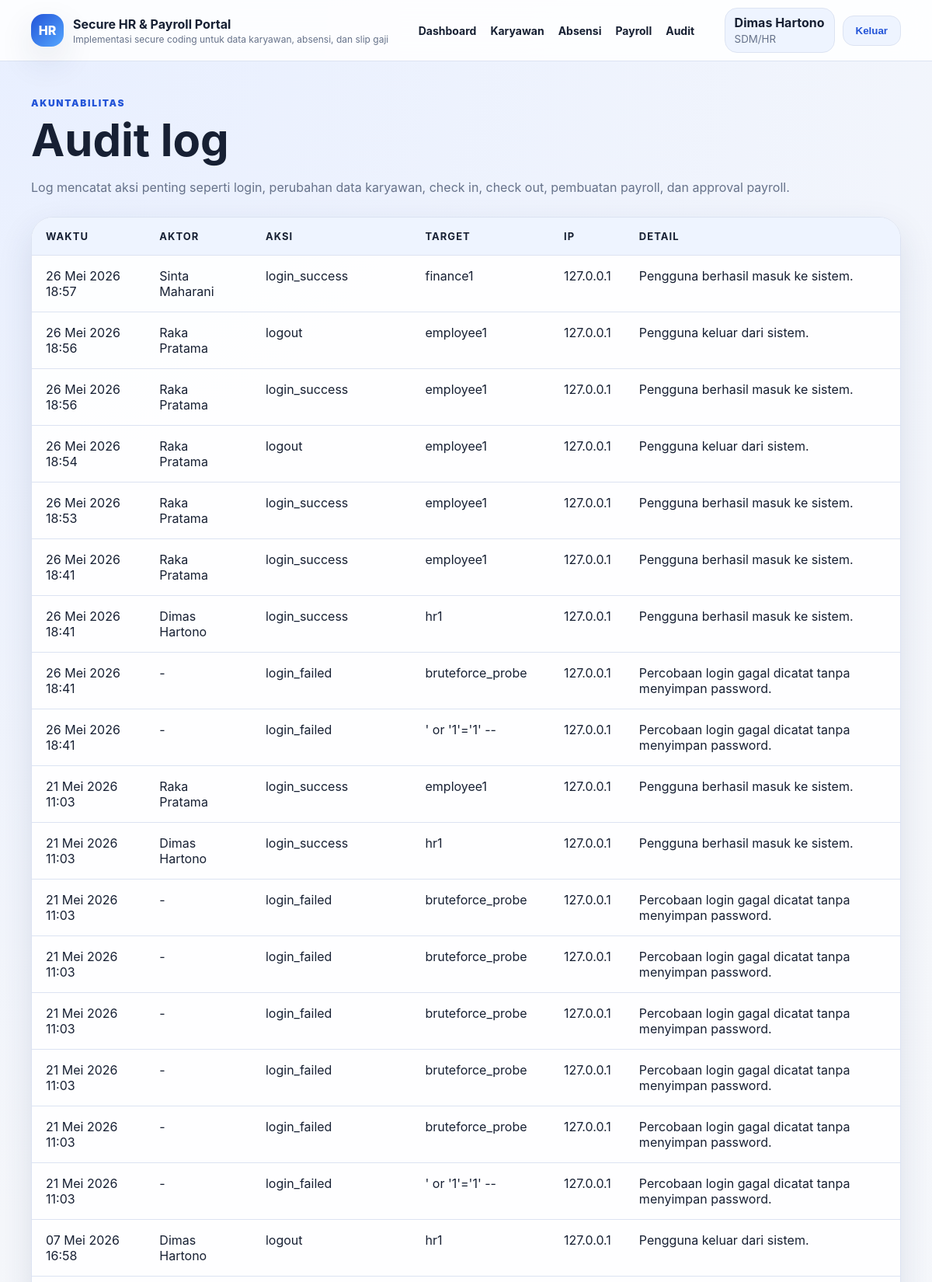
/audit/ (signed in, upper part), run on the app's committed database.
### accounts/models.py (models this page shows, shortened)
class User(AbstractUser):
    ROLE_EMPLOYEE = "employee"
    ROLE_MANAGER = "manager"
    ROLE_HR = "hr"
    ROLE_FINANCE = "finance"
    ROLE_ADMIN = "admin"
    ROLE_CHOICES = [
        (ROLE_EMPLOYEE, "Karyawan"),
        (ROLE_MANAGER, "Manajer Karyawan"),
        (ROLE_HR, "SDM/HR"),
        (ROLE_FINANCE, "Finance"),
        (ROLE_ADMIN, "Admin Sistem"),
    ]
    role = models.CharField(max_length=20, choices=ROLE_CHOICES, default=ROLE_EMPLOYEE)
    display_name = models.CharField(max_length=150, blank=True)
    @property
    def role_label(self) -> str:
        return dict(self.ROLE_CHOICES).get(self.role, self.role)

### core/models.py (models this page shows, shortened)
class AuditLog(models.Model):
    actor = models.ForeignKey(settings.AUTH_USER_MODEL, on_delete=models.SET_NULL, null=True, blank=True, related_name="audit_logs")
    action = models.CharField(max_length=120)
    target = models.CharField(max_length=120, blank=True)
    detail = models.TextField()
    ip_address = models.GenericIPAddressField(blank=True, null=True)
    user_agent = models.CharField(max_length=255, blank=True)
    created_at = models.DateTimeField(auto_now_add=True)
    class Meta:
        ordering = ["-created_at"]

### core/views.py (the view)
# urls.py: path("audit/", views.audit_log_list, name="audit_log_list"),
@role_required(User.ROLE_HR, User.ROLE_ADMIN)
def audit_log_list(request):
    logs = AuditLog.objects.select_related("actor")[:100]
    return render(request, "core/audit_log_list.html", {"logs": logs})

### core/context_processors.py (called while the page is built)
def site_context(request):
    return {
        "site_name": "Secure HR & Payroll Portal",
        "site_tagline": "Implementasi secure coding untuk data karyawan, absensi, dan slip gaji",
    }

### templates/core/audit_log_list.html (shortened to what this page needs)
{% extends "base.html" %}
{% block content %}
<section class="section-heading">
  <span class="eyebrow">Akuntabilitas</span>
  <h1>Audit log</h1>
  <p>Log mencatat aksi penting seperti login, perubahan data karyawan, check in, check out, pembuatan payroll, dan approval payroll.</p>
</section>
<div class="table-card">
  <table>
    <thead><tr><th>Waktu</th><th>Aktor</th><th>Aksi</th><th>Target</th><th>IP</th><th>Detail</th></tr></thead>
    <tbody>
      {% for log in logs %}
        <tr>
          <td>{{ log.created_at|date:"d M Y H:i" }}</td>
          <td>{{ log.actor.display_name|default:"-" }}</td>
          <td>{{ log.action }}</td>
          <td>{{ log.target }}</td>
          <td>{{ log.ip_address|default:"-" }}</td>
          <td>{{ log.detail }}</td>
        </tr>
      {% empty %}
        <tr><td colspan="6">Belum ada log.</td></tr>
      {% endfor %}
    </tbody>
  </table>
</div>
{% endblock %}

### templates/base.html (shortened to what this page needs)
{% load static %}
<!DOCTYPE html>
<html lang="id">
<head>
  <link rel="stylesheet" href="{% static 'css/styles.css' %}">
</head>
<body>
  <header class="site-header">
    <div class="container header-inner">
      {% if request.user.is_authenticated %}
      <a class="brand" href="{% url 'dashboard' %}">
      {% else %}
      <a class="brand" href="{% url 'home' %}">
      {% endif %}
        <span class="brand-mark">HR</span>
        <span>
          <strong>{{ site_name }}</strong>
          <small>{{ site_tagline }}</small>
        </span>
      </a>
      <nav class="main-nav">
        {% if request.user.is_authenticated %}
          <a href="{% url 'dashboard' %}">Dashboard</a>
          <a href="{% url 'employee_list' %}">Karyawan</a>
          <a href="{% url 'attendance_list' %}">Absensi</a>
          <a href="{% url 'payroll_list' %}">Payroll</a>
          {% if request.user.role == 'hr' or request.user.role == 'admin' or request.user.is_superuser %}
            <a href="{% url 'audit_log_list' %}">Audit</a>
          {% endif %}
        {% endif %}
      </nav>
      <div class="header-actions">
        {% if request.user.is_authenticated %}
          <div class="user-chip">
            <span>{{ request.user.display_name|default:request.user.username }}</span>
            <small>{{ request.user.role_label }}</small>
          </div>
          <form method="post" action="{% url 'logout' %}">
            <button class="btn btn-soft" type="submit">Keluar</button>
          </form>
        {% else %}
          <a class="btn btn-primary" href="{% url 'login' %}">Masuk</a>
        {% endif %}
      </div>
    </div>
  </header>
  <main class="container page-shell">
    {% block content %}{% endblock %}
  </main>
</body>
</html>

### static/css/styles.css (style rules this page uses)
:root { --bg: #f5f7fb; --surface: #ffffff; --surface-soft: #eef4ff; --primary: #2354d8; --primary-dark: #173d9f; --text: #172033; --muted: #66728a; --line: #dce3f2; --success: #14815f; --danger: #c13f3f; --shadow: 0 18px 45px rgba(30, 49, 90, 0.12); }
* { box-sizing: border-box; }
body { margin: 0; font-family: Inter, Segoe UI, Arial, sans-serif; color: var(--text); background: radial-gradient(circle at top left, #e8efff 0, #f5f7fb 34%, #f8fbff 100%); }
a { color: var(--primary); text-decoration: none; }
.container { width: min(1120px, calc(100% - 40px)); margin: 0 auto; }
.site-header { position: sticky; top: 0; z-index: 20; background: rgba(255, 255, 255, 0.86); backdrop-filter: blur(16px); border-bottom: 1px solid var(--line); }
.header-inner { display: flex; align-items: center; justify-content: space-between; min-height: 78px; gap: 22px; }
.brand { display: flex; align-items: center; gap: 12px; color: var(--text); }
.brand-mark { width: 42px; height: 42px; border-radius: 16px; display: grid; place-items: center; color: #fff; font-weight: 800; background: linear-gradient(135deg, var(--primary), #55a7ff); box-shadow: var(--shadow); }
.brand small { display: block; color: var(--muted); font-size: 12px; margin-top: 2px; }
.main-nav { display: flex; gap: 18px; align-items: center; flex-wrap: wrap; }
.main-nav a { color: var(--text); font-weight: 700; font-size: 14px; }
.header-actions { display: flex; align-items: center; gap: 10px; }
.user-chip { background: var(--surface-soft); border: 1px solid var(--line); border-radius: 16px; padding: 8px 12px; }
.user-chip span { display: block; font-weight: 700; }
.user-chip small { color: var(--muted); }
.btn { border: 0; border-radius: 14px; padding: 11px 16px; font-weight: 800; cursor: pointer; display: inline-flex; align-items: center; justify-content: center; }
.btn-soft { background: var(--surface-soft); color: var(--primary); border: 1px solid var(--line); }
.page-shell { padding: 42px 0 70px; }
.hero-copy, .security-card, .card, .metric, .table-card, .form-shell, .error-panel { background: rgba(255, 255, 255, 0.92); border: 1px solid var(--line); border-radius: 28px; box-shadow: var(--shadow); }
.hero-copy h1, .section-heading h1 { font-size: clamp(32px, 5vw, 58px); line-height: 1.02; margin: 10px 0 18px; }
.hero-copy p, .section-heading p { color: var(--muted); line-height: 1.7; }
.eyebrow { color: var(--primary); text-transform: uppercase; letter-spacing: 0.14em; font-size: 12px; font-weight: 900; }
.section-heading { margin-bottom: 24px; }
.table-card { overflow: hidden; }
table { width: 100%; border-collapse: collapse; }
th, td { padding: 16px 18px; text-align: left; border-bottom: 1px solid var(--line); vertical-align: top; }
th { background: var(--surface-soft); font-size: 13px; text-transform: uppercase; letter-spacing: 0.08em; }

### data on the page
User: user.display_name "Dimas Hartono", user.role_label "SDM/HR"
AuditLog: created_at "26 Mei 2026 18:57", actor.display_name "Sinta Maharani", action "login_success", target "finance1", ip_address "127.0.0.1", detail "Pengguna berhasil masuk ke sistem."
AuditLog: created_at "26 Mei 2026 18:56", actor.display_name "Raka Pratama", action "logout", target "employee1", ip_address "127.0.0.1", detail "Pengguna keluar dari sistem."
AuditLog: created_at "26 Mei 2026 18:56", actor.display_name "Raka Pratama", action "login_success", target "employee1", ip_address "127.0.0.1", detail "Pengguna berhasil masuk ke sistem."
AuditLog: created_at "26 Mei 2026 18:54", actor.display_name "Raka Pratama", action "logout", target "employee1", ip_address "127.0.0.1", detail "Pengguna keluar dari sistem."
AuditLog: created_at "26 Mei 2026 18:53", actor.display_name "Raka Pratama", action "login_success", target "employee1", ip_address "127.0.0.1", detail "Pengguna berhasil masuk ke sistem."
AuditLog: created_at "26 Mei 2026 18:41", actor.display_name "Raka Pratama", action "login_success", target "employee1", ip_address "127.0.0.1", detail "Pengguna berhasil masuk ke sistem."
AuditLog: created_at "26 Mei 2026 18:41", actor.display_name "Dimas Hartono", action "login_success", target "hr1", ip_address "127.0.0.1", detail "Pengguna berhasil masuk ke sistem."
AuditLog: created_at "26 Mei 2026 18:41", actor.display_name "-", action "login_failed", target "bruteforce_probe", ip_address "127.0.0.1", detail "Percobaan login gagal dicatat tanpa menyimpan password."
AuditLog: created_at "26 Mei 2026 18:41", actor.display_name "-", action "login_failed", target "' or '1'='1' --", ip_address "127.0.0.1", detail "Percobaan login gagal dicatat tanpa menyimpan password."
AuditLog: created_at "21 Mei 2026 11:03", actor.display_name "Raka Pratama", action "login_success", target "employee1", ip_address "127.0.0.1", detail "Pengguna berhasil masuk ke sistem."
AuditLog: created_at "21 Mei 2026 11:03", actor.display_name "Dimas Hartono", action "login_success", target "hr1", ip_address "127.0.0.1", detail "Pengguna berhasil masuk ke sistem."
AuditLog: created_at "21 Mei 2026 11:03", actor.display_name "-", action "login_failed", target "bruteforce_probe", ip_address "127.0.0.1", detail "Percobaan login gagal dicatat tanpa menyimpan password."
AuditLog: created_at "21 Mei 2026 11:03", actor.display_name "-", action "login_failed", target "bruteforce_probe", ip_address "127.0.0.1", detail "Percobaan login gagal dicatat tanpa menyimpan password."
AuditLog: created_at "21 Mei 2026 11:03", actor.display_name "-", action "login_failed", target "bruteforce_probe", ip_address "127.0.0.1", detail "Percobaan login gagal dicatat tanpa menyimpan password."
AuditLog: created_at "21 Mei 2026 11:03", actor.display_name "-", action "login_failed", target "bruteforce_probe", ip_address "127.0.0.1", detail "Percobaan login gagal dicatat tanpa menyimpan password."
AuditLog: created_at "21 Mei 2026 11:03", actor.display_name "-", action "login_failed", target "bruteforce_probe", ip_address "127.0.0.1", detail "Percobaan login gagal dicatat tanpa menyimpan password."
AuditLog: created_at "21 Mei 2026 11:03", actor.display_name "-", action "login_failed", target "' or '1'='1' --", ip_address "127.0.0.1", detail "Percobaan login gagal dicatat tanpa menyimpan password."
AuditLog: created_at "07 Mei 2026 16:58", actor.display_name "Dimas Hartono", action "logout", target "hr1", ip_address "127.0.0.1", detail "Pengguna keluar dari sistem."

### other printed values
{{ site_name }} "Secure HR & Payroll Portal"
{{ site_tagline }} "Implementasi secure coding untuk data karyawan, absensi, dan slip gaji"
